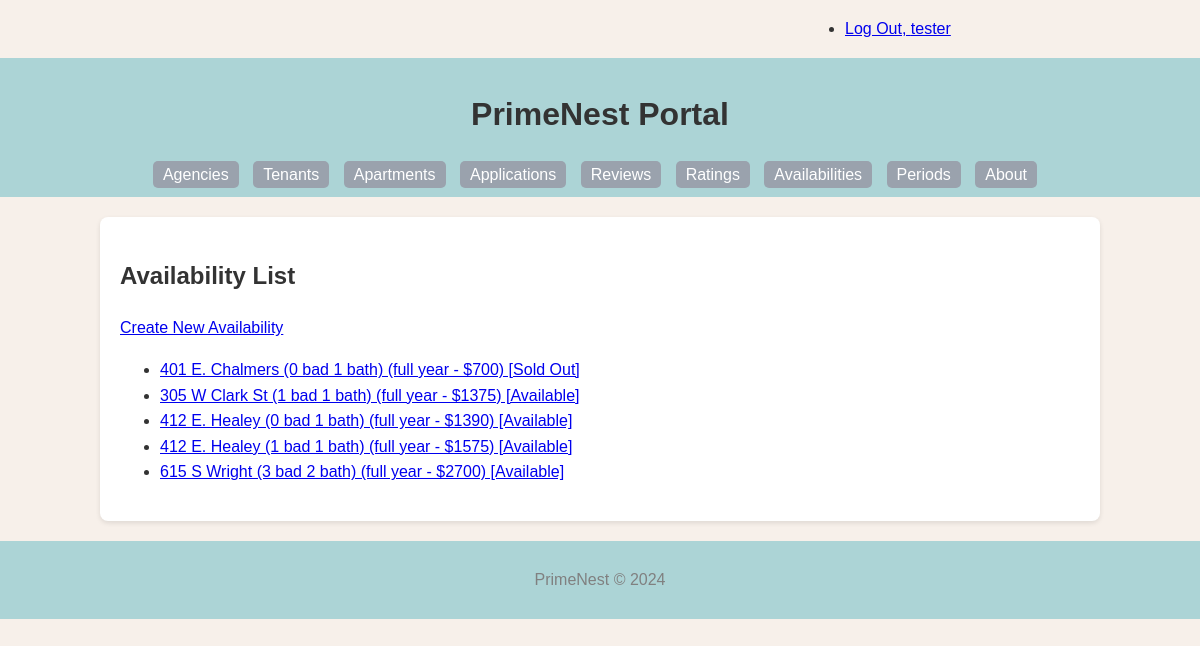
Screenshot of /availability/ (signed in) with the database file from the repository.
### PrimeNest/models.py (models this page shows, shortened)
class Availability(models.Model):
    ava_id = models.AutoField(primary_key=True)
    price = models.DecimalField(max_digits=10, decimal_places=2)
    period = models.ForeignKey(Period, related_name='availabilities', on_delete=models.CASCADE)
    apartment = models.ForeignKey(Apartment, related_name='availabilities', on_delete=models.CASCADE)
    is_sold_out = models.BooleanField(default=False)
    def __str__(self):
        sold_out_status = "Sold Out" if self.is_sold_out else "Available"
        return '%s (%s bad %s bath) (%s - $%s) [%s]' % (
            self.apartment.address,
            self.apartment.bedroom,
            self.apartment.bathroom,
            self.period.description,
            int(self.price),
            sold_out_status
        )
    def get_absolute_url(self):
        return reverse('primenest_availability_detail_urlpattern',
                       kwargs={'pk': self.pk}
                       )
    class Meta:
        verbose_name = _("Availability")
        verbose_name_plural = _("Availabilities")
        ordering = ['price']

class Apartment(models.Model):
    apt_id = models.AutoField(primary_key=True)
    address = models.CharField(max_length=255, blank=True)
    bedroom = models.IntegerField(blank=True, null=True)
    bathroom = models.IntegerField(blank=True, null=True)
    link = models.URLField(blank=True)
    is_studio = models.BooleanField(default=False)
    description = models.TextField(blank=True)
    agency = models.ForeignKey(Agency, related_name='apartments', on_delete=models.CASCADE)
    class Meta:
        verbose_name = _("Apartment")
        verbose_name_plural = _("Apartments")
        ordering = ['apt_id']

class Period(models.Model):
    period_id = models.AutoField(primary_key=True)
    start_date = models.DateTimeField()
    end_date = models.DateTimeField()
    description = models.TextField(blank=True)
    class Meta:
        verbose_name = _("Period")
        verbose_name_plural = _("Periods")
        ordering = ['start_date']

### PrimeNest/views.py (the view)
class AvailabilityList(LoginRequiredMixin, PermissionRequiredMixin, ListView):
    model = Availability
    permission_required = 'PrimeNest.view_availability'

### PrimeNest/templates/PrimeNest/availability_list.html (shortened to what this page needs)
{% extends 'PrimeNest/base.html' %}
{% block content %}
    <h2>Availability List</h2>
    {% if perms.PrimeNest.add_availability %}
        <div>
            <a href="{% url 'primenest_availability_create_urlpattern' %}" class="button button-primary">
                Create New Availability
            </a>
        </div>
    {% endif %}
    <ul>
        {% for availability in availability_list %}
            <li>
                <a href="{{ availability.get_absolute_url }}">{{ availability }}</a>
            </li>
        {% empty %}
            <li><em>There are currently no availabilities available.</em></li>
        {% endfor %}
    </ul>
{% endblock %}

### PrimeNest/templates/PrimeNest/base.html (shortened to what this page needs)
{% load static %}
<!DOCTYPE html>
<html lang="en">
<head>
    <link rel="stylesheet" href="{% static 'PrimeNest/style.css' %}">
</head>
<body>
    <div class="status row">
        <div class="offset-by-eight four columns">
            <ul class="inline">
                {% if user.is_authenticated %}
                    <li><a href="{% url 'logout_urlpattern' %}">
                        Log Out, {{ user.get_username }}</a></li>
                {% else %}
                    <li><a href="{% url 'login_urlpattern' %}">
                        Log In</a></li>
                {% endif %}
            </ul>
        </div>
    </div>
    <header>
        <h1>PrimeNest Portal</h1>
        <nav>
            <ul>
                <li><a href="{% url 'primenest_agency_list_urlpattern' %}">Agencies</a></li>
                <li><a href="{% url 'primenest_tenant_list_urlpattern' %}">Tenants</a></li>
                <li><a href="{% url 'primenest_apartment_list_urlpattern' %}">Apartments</a></li>
                <li><a href="{% url 'primenest_application_list_urlpattern' %}">Applications</a></li>
                <li><a href="{% url 'primenest_review_list_urlpattern' %}">Reviews</a></li>
                <li><a href="{% url 'primenest_rating_list_urlpattern' %}">Ratings</a></li>
                <li><a href="{% url 'primenest_availability_list_urlpattern' %}">Availabilities</a></li>
                <li><a href="{% url 'primenest_period_list_urlpattern' %}">Periods</a></li>
                <li><a href="{% url 'about_urlpattern' %}">About</a></li>
            </ul>
        </nav>
    </header>
    <main>
        {% block content %}
        {% endblock %}
    </main>
    <footer>
        <p>PrimeNest © 2024</p>
    </footer>
</body>
</html>

### PrimeNest/static/PrimeNest/style.css (style rules this page uses)
body { font-family: Arial, sans-serif; line-height: 1.6; margin: 0; padding: 0; background: #F7F0EA; color: #333; }
header { background: #ACD4D6; color: #fff; padding: 10px 0; text-align: center; }
nav ul { list-style: none; padding: 0; margin: 0; }
nav ul li { display: inline; margin-right: 10px; }
nav ul li a { color: white; text-decoration: none; padding: 5px 10px; background-color: #9AA2AD; border-radius: 5px; }
main { padding: 20px; background: white; width: 80%; margin: 20px auto; box-shadow: 0 2px 5px rgba(0,0,0,0.1); border-radius: 8px; }
footer { text-align: center; padding: 10px 0; background: #ACD4D6; color: gray; }
h1, h2 { color: #333; }
.row { display: flex; flex-wrap: wrap; margin-right: -15px; margin-left: -15px; }
.four.columns { flex: 0 0 33.33333%; max-width: 33.33333%; }
.offset-by-eight { margin-left: 66.66667%; }

### rows the page displays
Availability: is_sold_out+apartment+period "401 E. Chalmers (0 bad 1 bath) (full year - $700) [Sold Out]"
Availability: is_sold_out+apartment+period "305 W Clark St (1 bad 1 bath) (full year - $1375) [Available]"
Availability: is_sold_out+apartment+period "412 E. Healey (0 bad 1 bath) (full year - $1390) [Available]"
Availability: is_sold_out+apartment+period "412 E. Healey (1 bad 1 bath) (full year - $1575) [Available]"
Availability: is_sold_out+apartment+period "615 S Wright (3 bad 2 bath) (full year - $2700) [Available]"

### other values shown
{{ user.get_username }} "tester"
